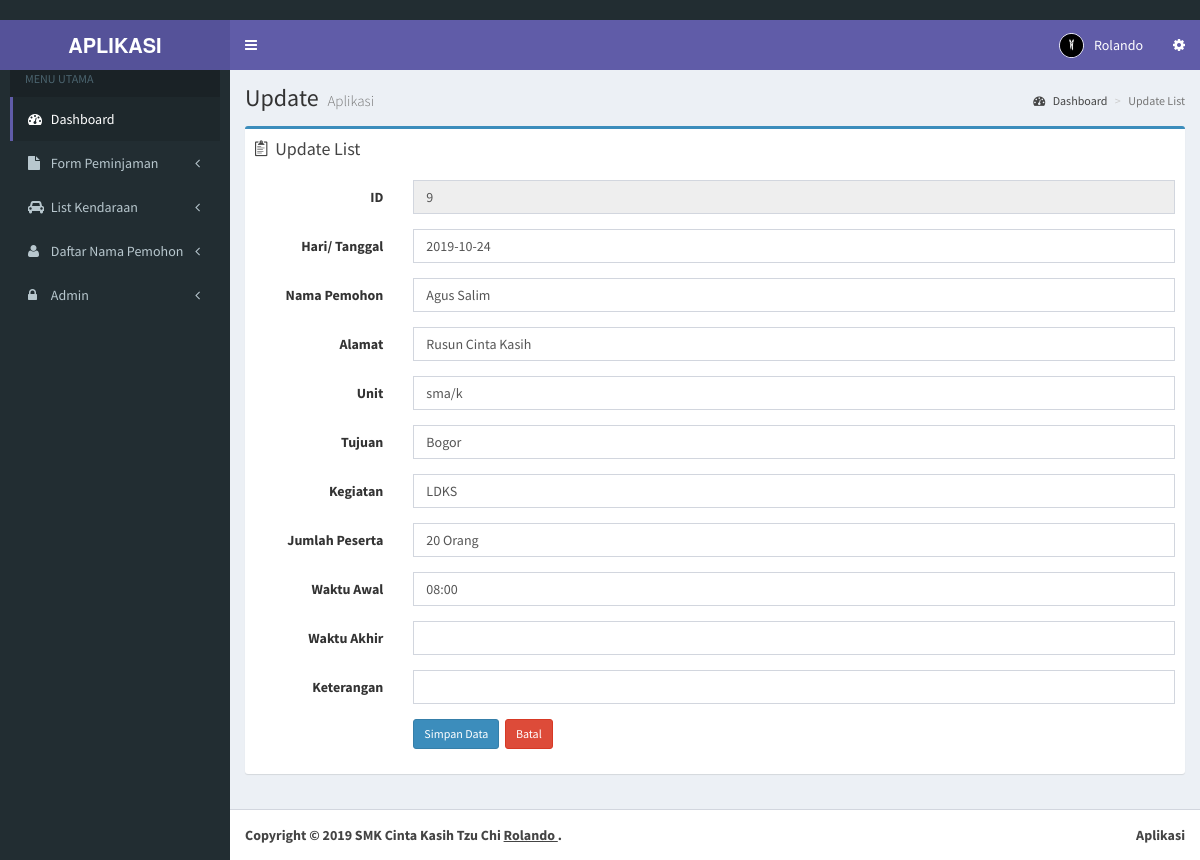
The page /admin/update-customer.php?id=9 (signed in) on the database its author committed.
### tables this page shows
CREATE TABLE `customer` (
  `id` int(11) NOT NULL,
  `nama` varchar(200) NOT NULL,
  `no_telp` int(200) NOT NULL,
  `bagian` varchar(290) NOT NULL,
  `waktuawal` varchar(200) NOT NULL,
  `waktuakhir` varchar(200) NOT NULL,
  `haritgl` varchar(200) NOT NULL,
  `tujuan` varchar(200) NOT NULL,
  `alamat` varchar(200) NOT NULL,
  `kegiatan` varchar(200) NOT NULL,
  `tempatstandby` varchar(200) NOT NULL,
  `jumlahpeserta` varchar(10) NOT NULL,
  `jenis` varchar(200) NOT NULL,
  `waktustandby` varchar(200) NOT NULL
);

### admin/update-customer.php (the view, shortened to what this page needs)
<!DOCTYPE html>
<html>
 <?php include "head.php"; ?>
  <body class="hold-transition skin-purple sidebar-mini">
    <div class="wrapper">
      <?php include "header.php"; ?>
      <?php include "menu.php"; ?>
      <div class="content-wrapper">
        <section class="content-header">
          <h1>
         Update
            <small>Aplikasi</small>
          </h1>
          <ol class="breadcrumb">
            <li><a href="index.php"><i class="fa fa-dashboard"></i> Dashboard</a></li>
            <li class="active">Update List</li>
          </ol>
        </section>
        <section class="content">
          <div class="row">
            <section class="col-lg-12 connectedSortable">
              <div class="box box-primary">
                <div class="box-header">
                  <i class="ion ion-clipboard"></i>
                  <h3 class="box-title">Update List</h3>
                </div>
                <?php
                $id=$_GET['id'];
                $query = mysqli_query($koneksi, "SELECT * FROM customer WHERE id='$id'");
            $data  = mysqli_fetch_array($query);
            ?>
                <div class="box-body">
                <?php if ($_SESSION['level'] == 'admin'){?>
                  <div class="form-panel">
                      <form class="form-horizontal style-form" action="prosesupdate-customer.php" method="post" name="form1" id="form1">
                          <div class="form-group">
                              <label class="col-sm-2 col-sm-2 control-label"> ID</label>
                              <div class="col-sm-10">
                                  <input name="id" type="text" id="id" class="form-control" value="<?php echo $data['id'];?>" readonly="readonly" autofocus="on" />
                              </div>
                          </div>
                          <div class="form-group">
                              <label class="col-sm-2 col-sm-2 control-label">Hari/ Tanggal</label>
                              <div class="col-sm-10">
                                  <input name="haritgl" type="text" id="haritgl" class="form-control" value="<?php echo $data['haritgl'];?>" required />
                              </div>
                          </div>
                          <div class="form-group">
                              <label class="col-sm-2 col-sm-2 control-label">Nama Pemohon</label>
                              <div class="col-sm-10">
                                  <input name="nama" type="text" id="nama" class="form-control" value="<?php echo $data['nama'];?>" required />
                              </div>
                          </div>
                          <div class="form-group">
                              <label class="col-sm-2 col-sm-2 control-label">Alamat</label>
                              <div class="col-sm-10">
                                  <input name="alamat" class="form-control" id="alamat" type="text" value="<?php echo $data['alamat'];?>" required />
                              </div>
                          </div>
                          <div class="form-group">
                              <label class="col-sm-2 col-sm-2 control-label">Unit</label>
                              <div class="col-sm-10">
                                  <input name="bagian" class="form-control" id="bagian" type="text" value="<?php echo $data['bagian'];?>" required />
                              </div>
                          </div>
                          <div class="form-group">
                              <label class="col-sm-2 col-sm-2 control-label">Tujuan</label>
                              <div class="col-sm-10">
                                  <input name="tujuan" class="form-control" id="tujuan" type="text" value="<?php echo $data['tujuan'];?>" required />
                              </div>
                          </div>
                          <div class="form-group">
                              <label class="col-sm-2 col-sm-2 control-label">Kegiatan</label>
                              <div class="col-sm-10">
                                  <input name="kegiatan" class="form-control" id="kegiatan" type="text" value="<?php echo $data['kegiatan'];?>" required />
                              </div>
                          </div>
                          <div class="form-group">
                              <label class="col-sm-2 col-sm-2 control-label">Jumlah Peserta</label>
                              <div class="col-sm-10">
                                  <input name="jumlahpeserta" class="form-control" id="jumlahpeserta" type="text" value="<?php echo $data['jumlahpeserta'];?>" required />
                              </div>
                          </div>
                          <div class="form-group">
                              <label class="col-sm-2 col-sm-2 control-label">Waktu Awal</label>
                              <div class="col-sm-10">
                                  <input name="waktuawal" class="form-control" id="waktuawal" type="text" value="<?php echo $data['waktuawal'];?>" required />
                              </div>
                          </div>
                          <div class="form-group">
                              <label class="col-sm-2 col-sm-2 control-label">Waktu Akhir</label>
                              <div class="col-sm-10">
                                  <input name="waktuakhir" class="form-control" id="waktuakhir" type="text" value="<?php echo $data['waktuakhir'];?>" />
                              </div>
                          </div>
                          <div class="form-group">
                              <label class="col-sm-2 col-sm-2 control-label">Keterangan</label>
                              <div class="col-sm-10">
                                  <input name="keterangan" class="form-control" id="keterangan" type="text" value="<?php echo $data['keterangan'];?>" required />
                              </div>
                          </div>
                          <div class="form-group">
                              <label class="col-sm-2 col-sm-2 control-label"></label>
                              <div class="col-sm-10">
                                  <input type="submit" value="Simpan Data"  class="btn btn-sm btn-primary"/>&nbsp;
	                              <a href="customer.php" class="btn btn-sm btn-danger">Batal </a>
                              </div>
                          </div>
                      </form>
                  </div>
                  <?php } else { echo" <script> alert('Anda tidak memiliki akses!'); window.location ='customer.php' </script>";} ?>
                </div>
            </section>
          </div>
        </section>
      </div>
      <?php include "footer.php"; ?>
    </div>
  </body>
</html>

### rows shown on the page
customer: id "9", haritgl "2019-10-24", nama "Agus Salim", alamat "Rusun Cinta Kasih", bagian "sma/k", tujuan "Bogor", kegiatan "LDKS", jumlahpeserta "20 Orang", waktuawal "08:00"

### other values the page prints
$_SESSION['fullname'] "Rolando"
